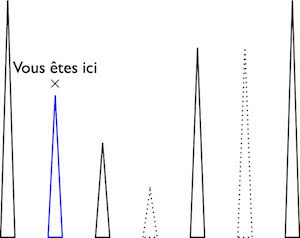
#> input picture languages/python/battledev_regionsjobs_isograd_2016-03-22/CTSTFR0069.png, 300 x 238 px
$ python steal_colors_with_same_brightness.py ../battledev_regionsjobs_isograd_2016-03-22/CTSTFR0069.png --palette-img ../battledev_regionsjobs_isograd_2016-03-22/CTSTFR0070.png
#> lines starting #> are read from the running program, lines starting #| are printed output that depends on the picture
#!/usr/bin/python3

# Idea from vvdr12: https://www.reddit.com/r/glitch_art/comments/1p5mno/elephant_hill/ccyzbn1/
# USAGE: ./steal_colors_with_same_brightness.py --palette-img edJl3YU.jpg japanified_TDZSJMs.jpg
# REQUIRE: Pillow + optionally tqdm
# ALTERNATIVE: color_palette_copy.py

import argparse, os
from bisect import bisect_left # binary/dichotomic search on lists
from PIL import Image
from os.path import basename, dirname, join
try:
    from tqdm import tqdm
except ImportError:  # optional dependency, simply print a X/Y ratio on each step else
    def tqdm(iterable, total):  # fallback
        for j, _ in enumerate(iterable):
            if j % 100 == 0: yield print(f'{j} / {total}')


def main():
    args = parse_args()
    basename, ext = os.path.splitext(args.source_image)
    out_filepath = basename + '-colorstolen' + ext

    img = Image.open(args.source_image)
#> img is the input picture: PIL image 300x238 RGBA; mean R, G, B, A 245.7, 245.7, 246.6, 255
    print('Format:', img.format)
#| Format: PNG
    print('Size:', img.size)
#| Size: (300, 238)
    print('Mode:', img.mode)
#| Mode: RGBA

    steal_colors(img, args.palette_img)
    print('Writing to:', out_filepath)
    img.save(out_filepath)


def parse_args():
    parser = argparse.ArgumentParser()
    parser.add_argument('source_image')
    parser.add_argument('--palette-img', required=True)
    return parser.parse_args()


def steal_colors(img, palette_img_src):
    print('# Building replacement palette')
    palette = Palette(palette_img_src, brightness_func=luminosity)

    print('# Subsituting colors')
    img_height = img.size[1]
    list(tqdm(subst_img_colors(img, palette, brightness_func=luminosity), total=img_height))


class Palette():
    def __init__(self, palette_img_src, brightness_func):
        self.palette = {}
        with Image.open(palette_img_src) as palette_img:
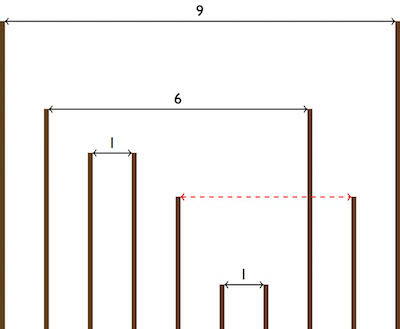
#> input picture languages/python/battledev_regionsjobs_isograd_2016-03-22/CTSTFR0070.png, 400 x 329 px
#> palette_img is the input picture: PIL image 400x329 RGBA; mean R, G, B, A 242.3, 239.9, 238.2, 255
            palette_img_height = palette_img.size[1]
#> palette_img_height = 329
            list(tqdm(self._build_palette(palette_img, brightness_func), total=palette_img_height))
        print('Palette size:', len(self.palette))
        self.sorted_keys = sorted(self.palette.keys())
    def _build_palette(self, palette_img, brightness_func):
        width, height = palette_img.size
        palette_pixels = palette_img.load()  # getting PixelAccess
        for j in range(height):
            for i in range(width):
                brightness = brightness_func(palette_pixels[i, j])
                self.palette[brightness] = palette_pixels[i, j] # nothing smart (ex: avg): we only keep the last brightness value processed
            yield 'ROW_COMPLETE' # progress tracking
    def __getitem__(self, key):
        i = bisect_left(self.sorted_keys, key)  # O(logN)
        brightness = max(self.sorted_keys) if i == len(self.sorted_keys) else self.sorted_keys[i]
        return self.palette[brightness]


def subst_img_colors(img, luminosity2color_palette, brightness_func):
    width, height = img.size
    img = img.load()  # getting PixelAccess
    for j in range(height):
        for i in range(width):
            img[i, j] = luminosity2color_palette[brightness_func(img[i, j])]
        yield 'ROW_COMPLETE' # for progress tracking


def luminosity(pixel):
    if len(pixel) > 3 and not pixel[3]:
        return 0  # transparent
    r, g, b = pixel[:3]
    return 0.241*(r**2) + 0.691*(g**2) + 0.068*(b**2)


if __name__ == '__main__':
    main()
#> in steal_colors, `list(tqdm(subst_img_colors(img, palette, brightness_func=luminosity), ..`:
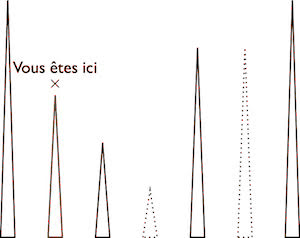
#> img: PIL image 300x238 RGBA; mean R, G, B, A 246.6, 245.6, 245.3, 255
